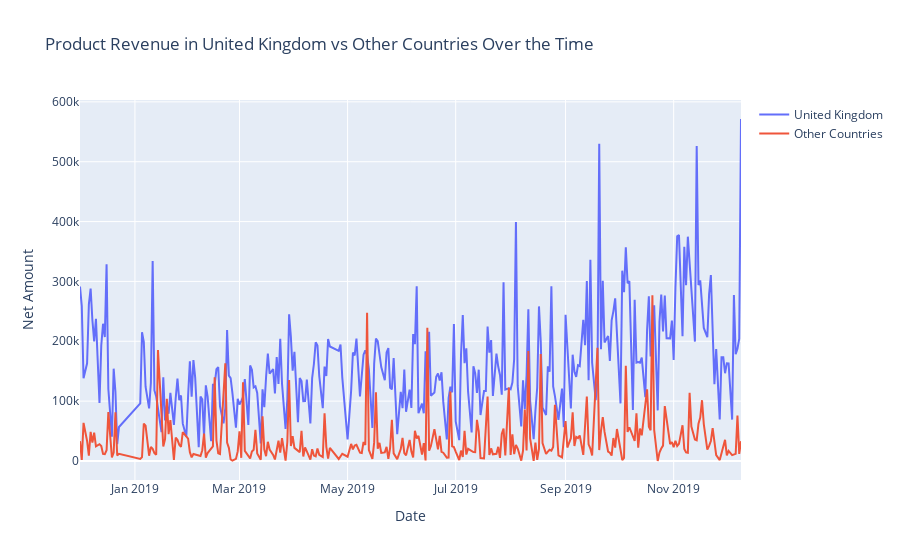

Write notebook code for a chart like this one.
### Code cell
import plotly.graph_objects as go
fig = go.Figure()
fig.add_trace(go.Scatter(x=product_revenue_uk['Date'], y=product_revenue_uk['TotalAmount'], name='United Kingdom'))
fig.add_trace(go.Scatter(x=product_revenue_other_countries['Date'], y=product_revenue_other_countries['TotalAmount'], name='Other Countries'))
fig.update_layout(xaxis_title='Date', yaxis_title='Net Amount', title='Product Revenue in United Kingdom vs Other Countries Over the Time')
fig.show()

### Figure 1 — Plotly figure (JSON) as saved in the notebook; plotly's stock layout.template omitted (floating-point values rounded to 4 significant figures; data arrays with more than 128 entries replaced by an {"elided": "..."} marker saying what was removed)
{"data": [{"name": "United Kingdom", "type": "scatter", "x": {"elided": "305 str values"}, "y": {"elided": "305 float values"}}, {"name": "Other Countries", "type": "scatter", "x": {"elided": "292 str values"}, "y": {"elided": "292 float values"}}], "layout": {"title": {"text": "Product Revenue in United Kingdom vs Other Countries Over the Time"}, "xaxis": {"title": {"text": "Date"}}, "yaxis": {"title": {"text": "Net Amount"}}}}
